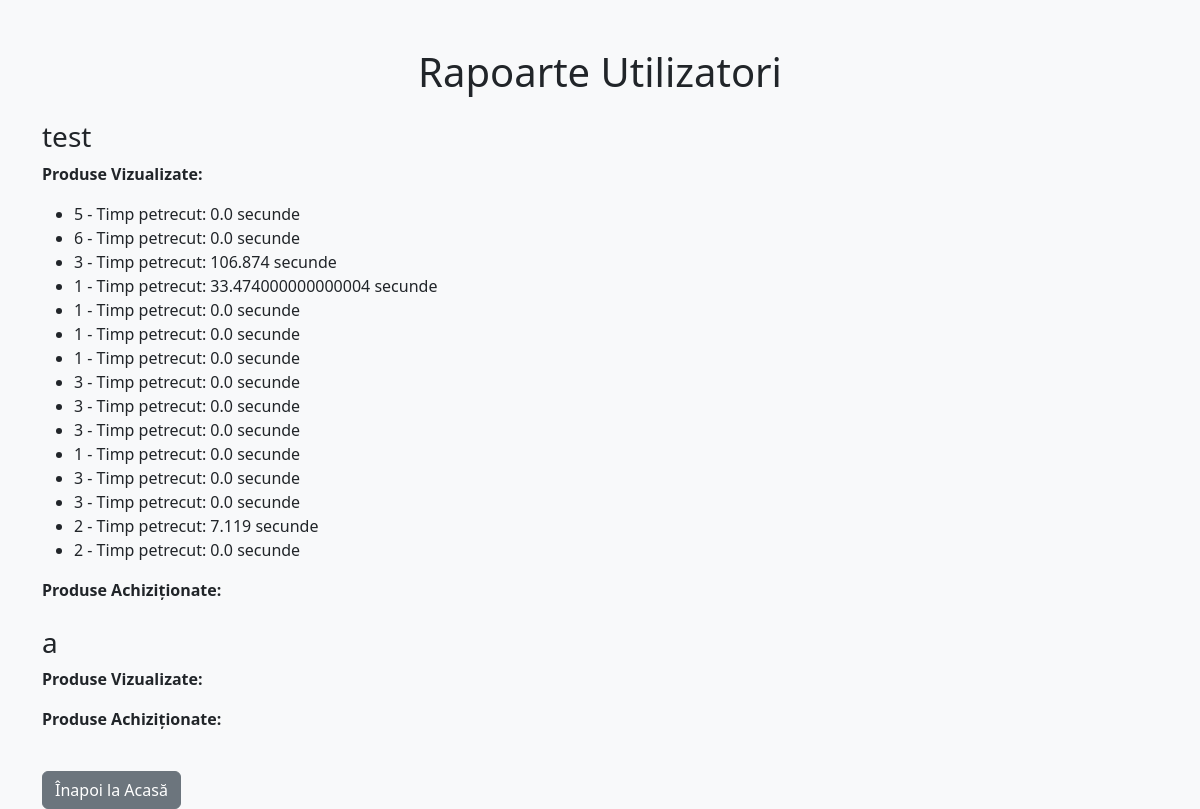
The page /user_reports (signed in) on the database as committed earlier.
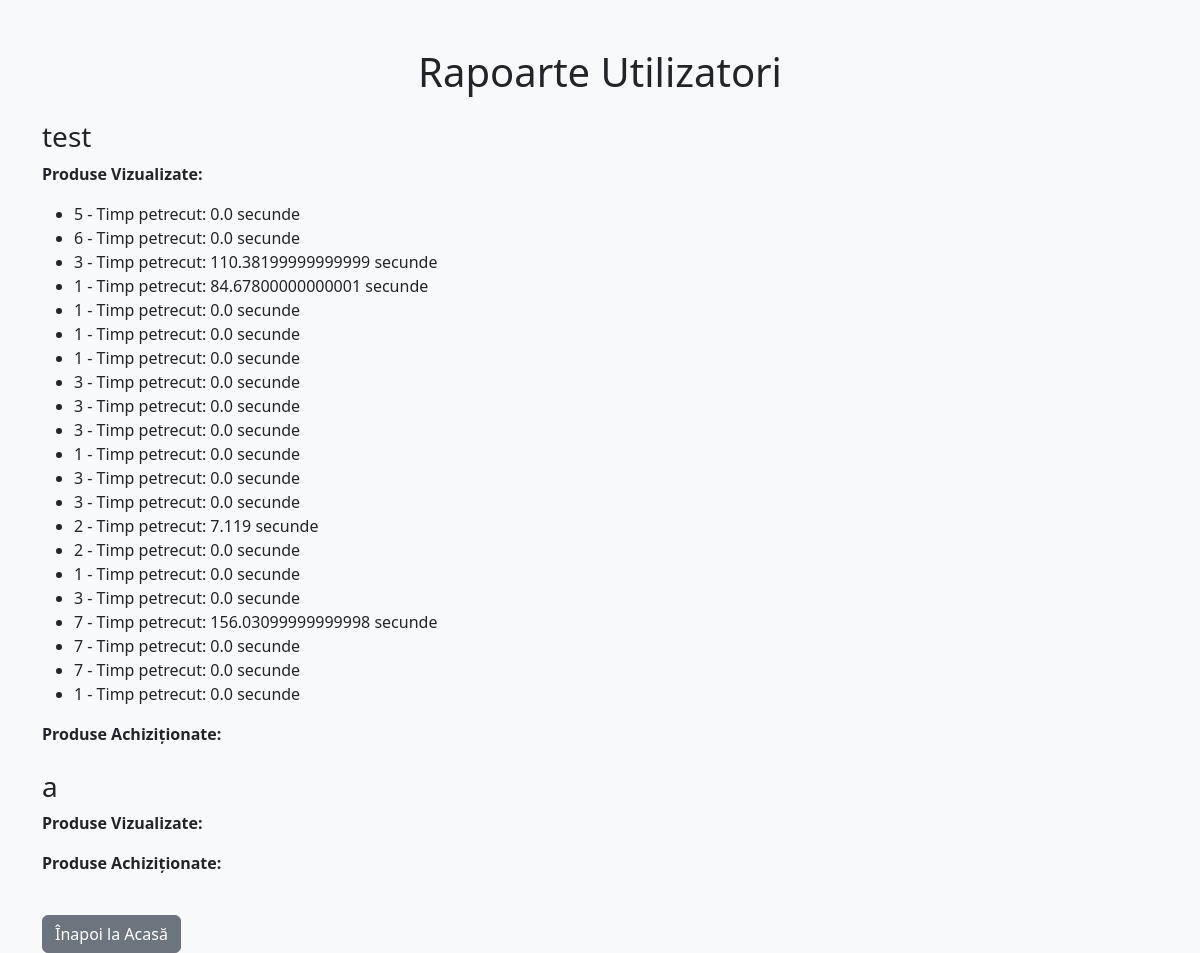
The same page on the database as committed later.
### models.py (models this page shows, shortened)
class User(db.Model):
    id = db.Column(db.Integer, primary_key=True)
    username = db.Column(db.String(100), unique=True)
    password = db.Column(db.String(100))
    role = db.Column(db.String(20))

class UserInteraction(db.Model):
    id = db.Column(db.Integer, primary_key=True)
    user_id = db.Column(db.String(100))
    product_id = db.Column(db.Integer, db.ForeignKey('product.id'))
    timestamp = db.Column(db.DateTime, default=db.func.current_timestamp())
    time_spent = db.Column(db.Float, default=0.0)  # timp petrecut pe pagina in secunde

### app.py (the view)
@app.route("/user_reports")
@login_required
def user_reports():
    if "role" not in session or session["role"] != "admin":
        flash("Doar administratorii pot accesa această pagină!")
        return redirect(url_for("home"))
    users = User.query.all()
    user_reports = {}
    for user in users:
        interactions = UserInteraction.query.filter_by(user_id=user.id).all()
        purchased_products = PurchaseHistory.query.filter_by(user_id=user.id).all()
        user_reports[user.username] = {
            "interactions": interactions,
            "purchased_products": purchased_products
        }
    return render_template("user_reports.html", user_reports=user_reports)

### app.py (called while the page is built)
def login_required(f):
    @wraps(f)
    def decorated_function(*args, **kwargs):
        if "user_id" not in session:
            flash("Trebuie să fii autentificat pentru a accesa această pagină.")
            return redirect(url_for("login"))
        return f(*args, **kwargs)
    return decorated_function

### templates/user_reports.html (shortened to what this page needs)
<!DOCTYPE html>
<html lang="ro">
<head>
    <link rel="stylesheet" href="https://cdn.jsdelivr.net/npm/bootstrap@5.3.0/dist/css/bootstrap.min.css">
</head>
<body class="bg-light">
<div class="container mt-5">
    <h1 class="text-center mb-4">Rapoarte Utilizatori</h1>
    {% for user, data in user_reports.items() %}
        <h3 class="mt-4">{{ user }}</h3>
        <p><strong>Produse Vizualizate:</strong></p>
        <ul>
            {% for interaction in data.interactions %}
                <li>{{ interaction.product_id }} - Timp petrecut: {{ interaction.time_spent }} secunde</li>
            {% endfor %}
        </ul>
        <p><strong>Produse Achiziționate:</strong></p>
    {% endfor %}
    <a href="/" class="btn btn-secondary mt-4">Înapoi la Acasă</a>
</div>
</body>
</html>

Rows that differ between the two databases and show on the page:
changed UserInteraction (number 3 of 21 on the later page): time_spent "106.874" → "110.38199999999999"
changed UserInteraction (number 4 of 21 on the later page): time_spent "33.474000000000004" → "84.67800000000001"
added UserInteraction: product_id "1", time_spent "0.0"
added UserInteraction: product_id "3", time_spent "0.0"
added UserInteraction: product_id "7", time_spent "156.03099999999998"
added UserInteraction: product_id "7", time_spent "0.0"
added UserInteraction: product_id "7", time_spent "0.0"
added UserInteraction: product_id "1", time_spent "0.0"
